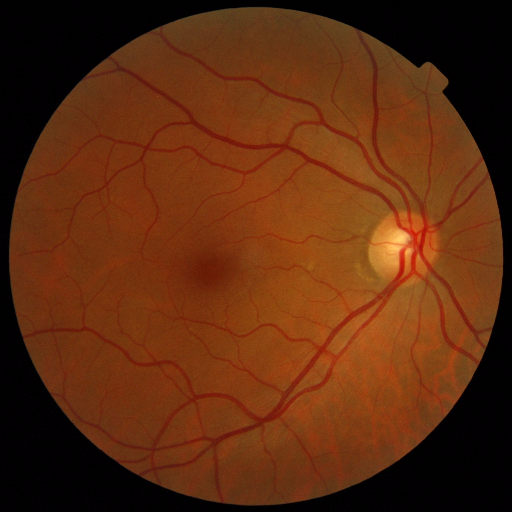
#> input picture data/raw/MESSIDOR2/messidor-2/messidor-2/preprocess/20051020_44982_0100_PP.png, 512 x 512 px
$ python -i preprocessing.py   (imports and definitions only)
#> lines starting #> are read from the running program, lines starting #| are printed output that depends on the picture; after the words box and inside, x2 and y2 are one past the last pixel; in counts of white or black regions, pixels touching at a corner belong together
import cv2
import numpy as np

IMAGENET_MEAN = np.array([0.485, 0.456, 0.406], dtype=np.float32)
IMAGENET_STD = np.array([0.229, 0.224, 0.225], dtype=np.float32)


def extract_fundus_mask(image: np.ndarray) -> np.ndarray:
    gray = cv2.cvtColor(image, cv2.COLOR_RGB2GRAY)
    blur = cv2.GaussianBlur(gray, (7, 7), 0)
    _, thresh = cv2.threshold(blur, 12, 255, cv2.THRESH_BINARY)
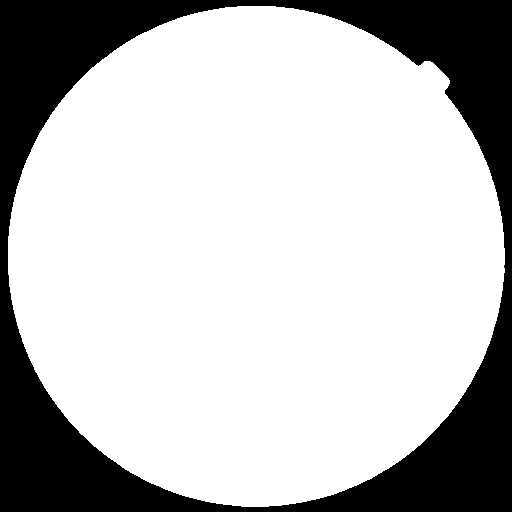
#> thresh: shape (512, 512); 74.8% white; 1 black region
    contours, _ = cv2.findContours(thresh, cv2.RETR_EXTERNAL, cv2.CHAIN_APPROX_SIMPLE)
#> contours = 1 contour; box (x1, y1, x2, y2) and area: (8, 6, 505, 507) 195387
    if not contours:
        h, w = gray.shape
        fallback = np.zeros((h, w), dtype=np.uint8)
        cv2.circle(fallback, (w // 2, h // 2), int(0.45 * min(h, w)), 255, -1)
        return fallback

    c = max(contours, key=cv2.contourArea)
#> c = contour of 725 points, box (x1, y1, x2, y2) (8, 6, 505, 507), area 195387
    mask = np.zeros_like(gray)
    cv2.drawContours(mask, [c], -1, 255, thickness=-1)

    kernel = cv2.getStructuringElement(cv2.MORPH_ELLIPSE, (11, 11))
    mask = cv2.morphologyEx(mask, cv2.MORPH_CLOSE, kernel)
#> mask: shape (512, 512); 74.8% white; 1 black region, box (x1, y1, x2, y2) and area: (0, 0, 512, 512) 65934
    return mask


def circular_crop(image: np.ndarray, mask: np.ndarray | None = None) -> np.ndarray:
    if mask is not None:
        return cv2.bitwise_and(image, image, mask=mask)

    h, w, _ = image.shape
    center = (w // 2, h // 2)
    radius = min(center[0], center[1], int(0.48 * min(h, w)))
    mask = np.zeros((h, w), dtype=np.uint8)
    cv2.circle(mask, center, radius, 255, -1)
    cropped = cv2.bitwise_and(image, image, mask=mask)
    return cropped


def ben_graham_preprocess(image: np.ndarray, sigma: int = 20) -> np.ndarray:
#> called with sigma = 20
    blur = cv2.GaussianBlur(image, (0, 0), sigma)
#> blur: shape (512, 512, 3)
    enhanced = cv2.addWeighted(image, 4.0, blur, -4.0, 128)
    return np.clip(enhanced, 0, 255).astype(np.uint8)


def clahe_green(image: np.ndarray) -> np.ndarray:
    green = image[:, :, 1]
    clahe = cv2.createCLAHE(clipLimit=2.0, tileGridSize=(8, 8))
    green_eq = clahe.apply(green)
    merged = np.stack([green_eq, green_eq, green_eq], axis=-1)
    return merged


def gaussian_background_subtraction(image: np.ndarray) -> np.ndarray:
    blur = cv2.GaussianBlur(image, (51, 51), 0)
    out = cv2.addWeighted(image, 1.5, blur, -0.5, 0)
    return np.clip(out, 0, 255).astype(np.uint8)


def resize_and_normalize(image: np.ndarray, size: int = 512) -> np.ndarray:
#> called with size = 512
    image = cv2.resize(image, (size, size), interpolation=cv2.INTER_AREA)
    image = image.astype(np.float32) / 255.0
    image = (image - IMAGENET_MEAN) / IMAGENET_STD
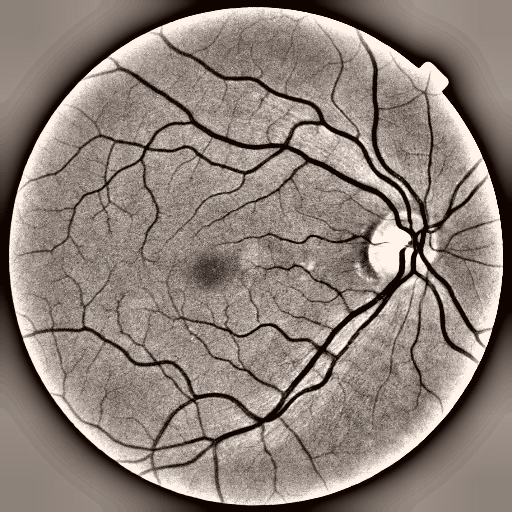
#> image: shape (512, 512, 3) float32; mean of channels 0, 1, 2 0.184, 0.317, 0.538; drawn with min black and max white
    return image


def detect_optic_disc(image: np.ndarray) -> tuple[int, int, int]:
    gray = cv2.cvtColor(image, cv2.COLOR_RGB2GRAY)
    _, thresh = cv2.threshold(gray, 0, 255, cv2.THRESH_OTSU)
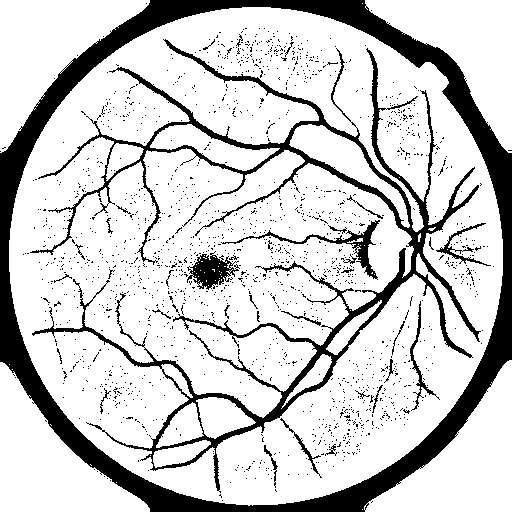
#> thresh: shape (512, 512); 80.4% white; 1664 black regions (1629 under 20 px)
    contours, _ = cv2.findContours(thresh, cv2.RETR_EXTERNAL, cv2.CHAIN_APPROX_SIMPLE)
#> contours = 12 contours, 7 with area under 20; largest, box (x1, y1, x2, y2) and area: (9, 7, 503, 506) 193310, (0, 0, 150, 153) 10014, (0, 362, 150, 512) 9998, (364, 360, 512, 512) 9800, (365, 0, 512, 153) 9357
    if not contours:
        h, w = gray.shape
        return w // 2, h // 2, min(h, w) // 8
    c = max(contours, key=cv2.contourArea)
#> c = contour of 726 points, box (x1, y1, x2, y2) (9, 7, 503, 506), area 193310
    (x, y), r = cv2.minEnclosingCircle(c)
#> x = 261.9; y = 252.9; r = 254.8
    return int(x), int(y), int(max(30, r))


def crop_optic_disc(image: np.ndarray, crop_size: int = 400) -> np.ndarray:
    cx, cy, _ = detect_optic_disc(image)
#> cx = 261; cy = 252
    half = crop_size // 2
    h, w, _ = image.shape
#> h = 512; w = 512
    x1, x2 = max(0, cx - half), min(w, cx + half)
#> x1 = 61; x2 = 461
    y1, y2 = max(0, cy - half), min(h, cy + half)
#> y1 = 52; y2 = 452
    crop = image[y1:y2, x1:x2]
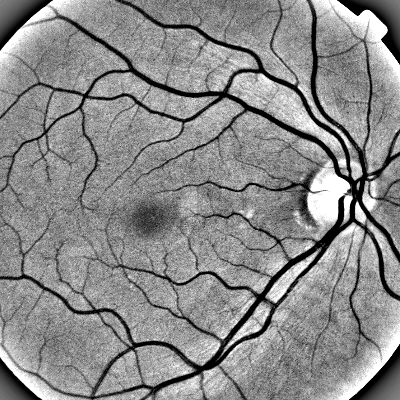
#> crop: shape (400, 400, 3); min 0, max 255, mean 138.7
    if crop.size == 0:
        crop = image
    return cv2.resize(crop, (crop_size, crop_size), interpolation=cv2.INTER_AREA)


def vessel_enhancement(image: np.ndarray) -> np.ndarray:
    gray = cv2.cvtColor(image, cv2.COLOR_RGB2GRAY)
    clahe = cv2.createCLAHE(clipLimit=2.0, tileGridSize=(8, 8))
    enhanced = clahe.apply(gray)
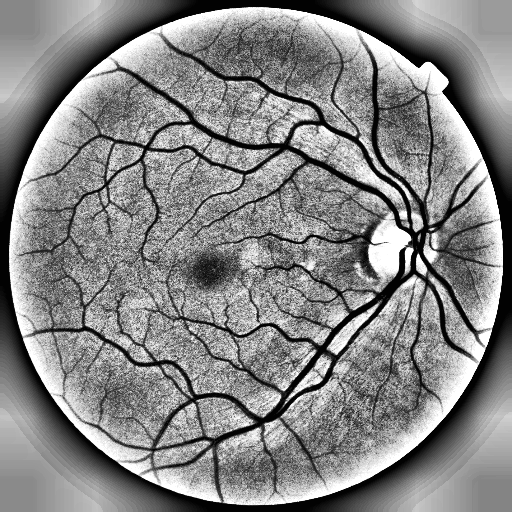
#> enhanced: shape (512, 512); min 1, max 255, mean 133.4
    kernel = cv2.getStructuringElement(cv2.MORPH_ELLIPSE, (9, 9))
    blackhat = cv2.morphologyEx(enhanced, cv2.MORPH_BLACKHAT, kernel)
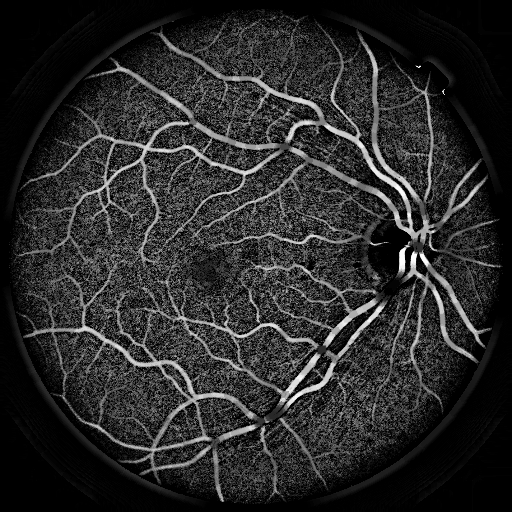
#> blackhat: shape (512, 512); min 0, max 253, mean 41.8
    vessel_map = cv2.normalize(blackhat, None, 0, 255, cv2.NORM_MINMAX).astype(np.uint8)
    return vessel_map


def estimate_cdr(optic_disc_crop: np.ndarray) -> float:
    gray = cv2.cvtColor(optic_disc_crop, cv2.COLOR_RGB2GRAY)
#> gray: shape (400, 400)
    _, disc = cv2.threshold(gray, 180, 255, cv2.THRESH_BINARY)
#> disc: shape (400, 400); 16.1% white; 2991 white regions (2885 under 20 px), largest, box (x1, y1, x2, y2) and area: (312, 0, 400, 97) 2162, (233, 73, 342, 151) 1988, (323, 299, 400, 400) 1717
    _, cup = cv2.threshold(gray, 220, 255, cv2.THRESH_BINARY)
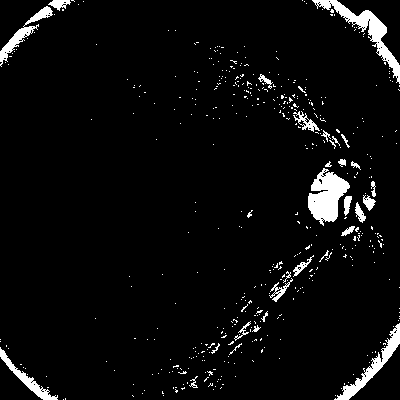
#> cup: shape (400, 400); 4.6% white; 470 white regions (440 under 20 px), largest, box (x1, y1, x2, y2) and area: (308, 168, 350, 226) 1399, (312, 0, 400, 84) 1308, (334, 323, 400, 400) 910
    disc_area = max(float(np.sum(disc > 0)), 1.0)
#> disc_area = 25836
    cup_area = float(np.sum(cup > 0))
#> cup_area = 7400
    cdr = np.sqrt(cup_area / disc_area)
#> cdr = 0.535
    return float(np.clip(cdr, 0.1, 1.2))


def preprocess_full_pipeline(image: np.ndarray) -> dict:
    fundus_mask = extract_fundus_mask(image)
    step1 = circular_crop(image, fundus_mask)
    step2 = ben_graham_preprocess(step1)
    step3 = clahe_green(step2)
    step4 = gaussian_background_subtraction(step3)
    norm = resize_and_normalize(step4, size=512)
    optic_disc = crop_optic_disc(step4)
    vessel = vessel_enhancement(step4)
    cdr = estimate_cdr(optic_disc)
#> cdr = 0.535
    return {
        "processed": norm,
        "visual": step4,
        "optic_disc": optic_disc,
        "vessel": vessel,
        "cdr": cdr,
        "fundus_mask": fundus_mask,
    }

>>> import cv2
>>> picture = cv2.cvtColor(cv2.imread('../../../data/raw/MESSIDOR2/messidor-2/messidor-2/preprocess/20051020_44982_0100_PP.png'), cv2.COLOR_BGR2RGB)
>>> result = preprocess_full_pipeline(picture)
#> result = 6 items
